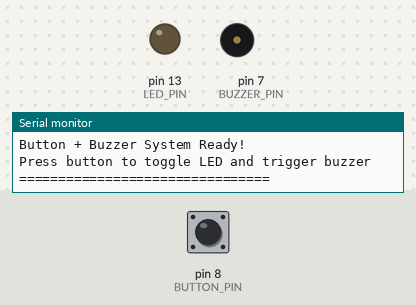
Simulated run of this sketch. Board: Arduino Uno, built with avr-gcc and run on an emulated ATmega328P. Shown: output pins drawn as LEDs (lit = HIGH), buzzer (waves = sounding, pin HIGH), the last lines printed to the serial monitor. The test bench sets the inputs (shaded band); at power-on: pin 8 (BUTTON_PIN) HIGH.

Above: at 1.8 s.
1.9 s: pin 8 (BUTTON_PIN) pulled LOW for 0.15 s
At 3.3 s:
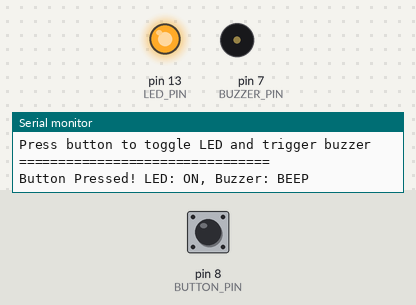
3.6 s: pin 8 (BUTTON_PIN) pulled LOW for 1 s
At 3.7 s:
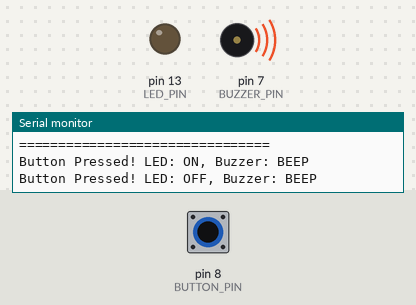
6.1 s: pin 8 (BUTTON_PIN) pulled LOW for 3.2 s
At 6.2 s:
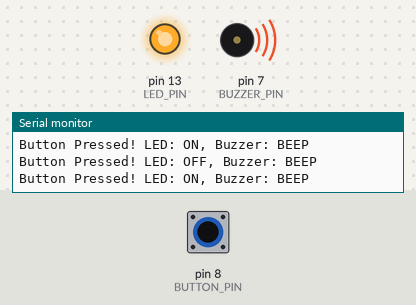
Timing chart, 0 to 9.1 s (numbered marks = the images above; inputs shaded):
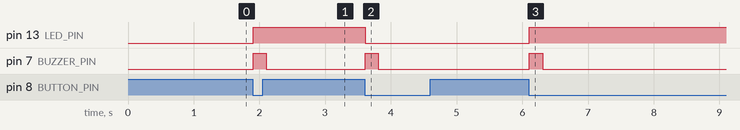

The sketch:

phase2_button_buzzer.ino
```cpp
/*
 * Arduino IoT Workshop - Phase 2: Button + Buzzer Control
 *
 * Components Used:
 * - Arduino Uno R3
 * - Red LED (direct connection from Phase 1)
 * - Active Buzzer
 * - Push Button
 * - Breadboard with power rails
 * - Breadboard power supply module
 *
 * Pin Assignments:
 * - Pin 13: Red LED (direct connection to ground rail)
 * - Pin 7: Active Buzzer (positive lead, negative to ground)
 * - Pin 8: Push Button (with internal pull-up resistor)
 * - Arduino 5V: Breadboard top rail (positive power)
 * - Arduino GND: Breadboard bottom rail (ground)
 *
 * Wiring Diagram:
 * Arduino 5V  ----->  Breadboard Top Rail (Red/Positive)
 * Arduino GND ----->  Breadboard Bottom Rail (Blue/Negative)
 * Pin 13      ----->  LED Positive Lead (longer leg)
 * LED Negative ----->  Breadboard Ground Rail (direct connection)
 * Pin 7       ----->  Buzzer Positive Lead
 * Buzzer Negative ----->  Breadboard Ground Rail
 * Pin 8       ----->  Push Button (other terminal to GND)
 *
 * Expected Behavior:
 * - LED starts in OFF state
 * - Button press: LED turns ON + buzzer beeps once
 * - Button press again: LED turns OFF + buzzer beeps once
 * - Serial output shows button presses and LED state changes
 * - Ready for Phase 3 (Full Proximity Alarm System)
 *
 * Serial Output Examples:
 * "=== Arduino IoT Workshop - Phase 2 ==="
 * "Button + Buzzer System Initialized"
 * "Button Pressed! LED: ON, Buzzer: BEEP"
 * "Button Pressed! LED: OFF, Buzzer: BEEP"
 */

// Pin definitions
#define LED_PIN 13
#define BUZZER_PIN 7
#define BUTTON_PIN 8

// Timing constants
#define BUZZER_BEEP_DURATION 200  // 200ms beep duration

// Global variables
bool ledState = false;
bool lastButtonState = HIGH;
unsigned long startTime = 0;
unsigned long lastBeepTime = 0;
bool buzzerActive = false;

void setup() {
  // Initialize Serial communication
  Serial.begin(9600);

  // Wait for Serial to initialize
  while (!Serial) {
    ; // Wait for serial port to connect
  }

  // Configure pins
  pinMode(LED_PIN, OUTPUT);
  pinMode(BUZZER_PIN, OUTPUT);
  pinMode(BUTTON_PIN, INPUT_PULLUP);

  // Initialize outputs to OFF state
  digitalWrite(LED_PIN, LOW);
  digitalWrite(BUZZER_PIN, LOW);
  ledState = false;

  // Record start time
  startTime = millis();

  // Display workshop header and system information
  displayWorkshopHeader();

  Serial.println("Button + Buzzer System Ready!");
  Serial.println("Press button to toggle LED and trigger buzzer");
  Serial.println("================================");
}

void loop() {
  // Read button state
  readButton();

  // Handle buzzer timing
  handleBuzzer();

  // Small delay for stability
  delay(10);
}

void readButton() {
  // Read the button state
  bool buttonPressed = (digitalRead(BUTTON_PIN) == LOW);

  // Check for button press (transition from not pressed to pressed)
  if (buttonPressed && !lastButtonState) {
    // Button was just pressed - toggle LED and trigger buzzer
    toggleLED();
    triggerBuzzer();
  }

  // Update last button state
  lastButtonState = buttonPressed;
}

void toggleLED() {
  // Toggle LED state
  ledState = !ledState;
  digitalWrite(LED_PIN, ledState);

  // Serial output
  Serial.print("Button Pressed! LED: ");
  Serial.print(ledState ? "ON" : "OFF");
  Serial.println(", Buzzer: BEEP");
}

void triggerBuzzer() {
  // Start buzzer beep
  digitalWrite(BUZZER_PIN, HIGH);
  buzzerActive = true;
  lastBeepTime = millis();
}

void handleBuzzer() {
  // Check if buzzer should be turned off
  if (buzzerActive && (millis() - lastBeepTime >= BUZZER_BEEP_DURATION)) {
    digitalWrite(BUZZER_PIN, LOW);
    buzzerActive = false;
  }
}

void displayWorkshopHeader() {
  Serial.println();
  Serial.println("========================================");
  Serial.println("=== Arduino IoT Workshop - Phase 2 ===");
  Serial.println("========================================");
  Serial.println("Button + Buzzer Control System Initialized");
  Serial.println();
  Serial.println("Hardware Configuration:");
  Serial.print("Pin ");
  Serial.print(LED_PIN);
  Serial.println(": Red LED");
  Serial.print("Pin ");
  Serial.print(BUZZER_PIN);
  Serial.println(": Active Buzzer");
  Serial.print("Pin ");
  Serial.print(BUTTON_PIN);
  Serial.println(": Push Button (INPUT_PULLUP)");
  Serial.println();
  Serial.println("Functionality:");
  Serial.println("- Button press toggles LED on/off");
  Serial.println("- Each button press triggers buzzer beep");
  Serial.println("- LED state persists until next button press");
  Serial.println("- Buzzer beeps for 200ms on each press");
  Serial.println();
  Serial.println("Next Phase: Proximity Alarm System (Phase 3)");
  Serial.println("========================================");
  Serial.println();
}

/*
 * Common Issues and Solutions:
 *
 * 1. Button not responding:
 *    - Check button connected between pin 8 and ground
 *    - Verify INPUT_PULLUP mode in code
 *    - Test button continuity with multimeter
 *    - Check for loose breadboard connections
 *
 * 2. LED not toggling:
 *    - Check pin 13 connection
 *    - Verify LED polarity (longer leg = positive)
 *    - Verify LED negative connected directly to ground rail
 *    - Ensure ground connection to breadboard rail
 *
 * 3. Buzzer not working:
 *    - Check pin 7 connection and polarity
 *    - Verify buzzer is active type (not passive)
 *    - Test buzzer directly with 5V and GND
 *    - Check buzzer ground connection
 *
 * 4. Multiple triggers on single press:
 *    - Button may be bouncing - this is normal behavior
 *    - Ensure clean button press and release
 *    - Check button quality and mounting
 *
 * 5. No serial output:
 *    - Verify baud rate is set to 9600
 *    - Check USB connection and COM port
 *    - Ensure Serial Monitor is open in Arduino IDE
 *    - Verify Arduino is properly powered
 *
 * 6. LED and buzzer not synchronized:
 *    - This is expected - LED toggles, buzzer beeps on each press
 *    - LED state persists, buzzer only beeps briefly
 *    - Check that both components are connected to correct pins
 */
```

Measured:
- after the input at 1.9 s, pin 13 (LED_PIN): LOW → HIGH at once; pin 7 (BUZZER_PIN): LOW → HIGH at once, → LOW 0.20 s later
- after the input at 3.6 s, pin 13 (LED_PIN): HIGH → LOW at once; pin 7 (BUZZER_PIN): LOW → HIGH at once, → LOW 0.20 s later
- after the input at 6.1 s, pin 13 (LED_PIN): LOW → HIGH at once; pin 7 (BUZZER_PIN): LOW → HIGH at once, → LOW 0.21 s later
